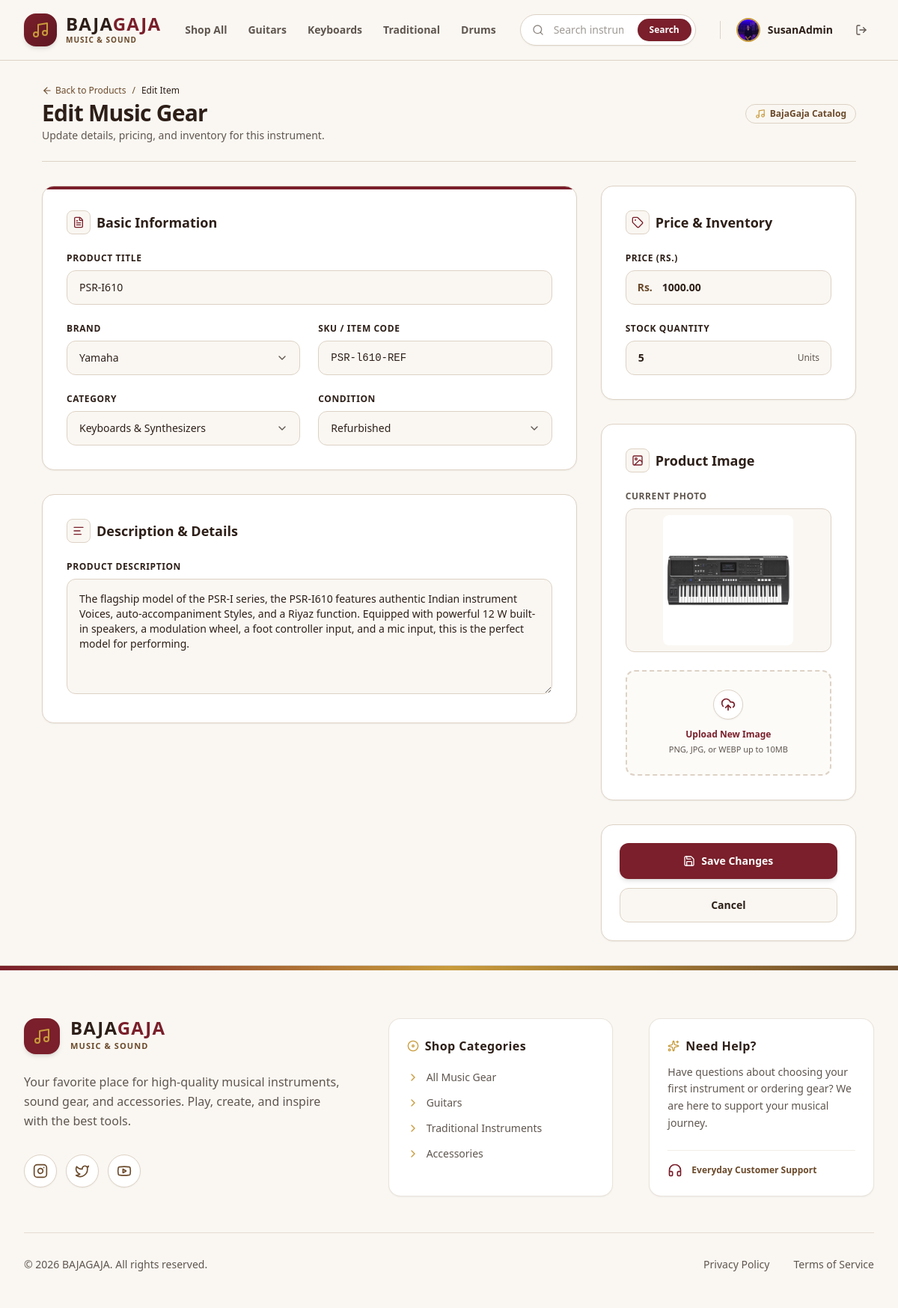
The app's page /products/edit/3/ (signed in), older data.
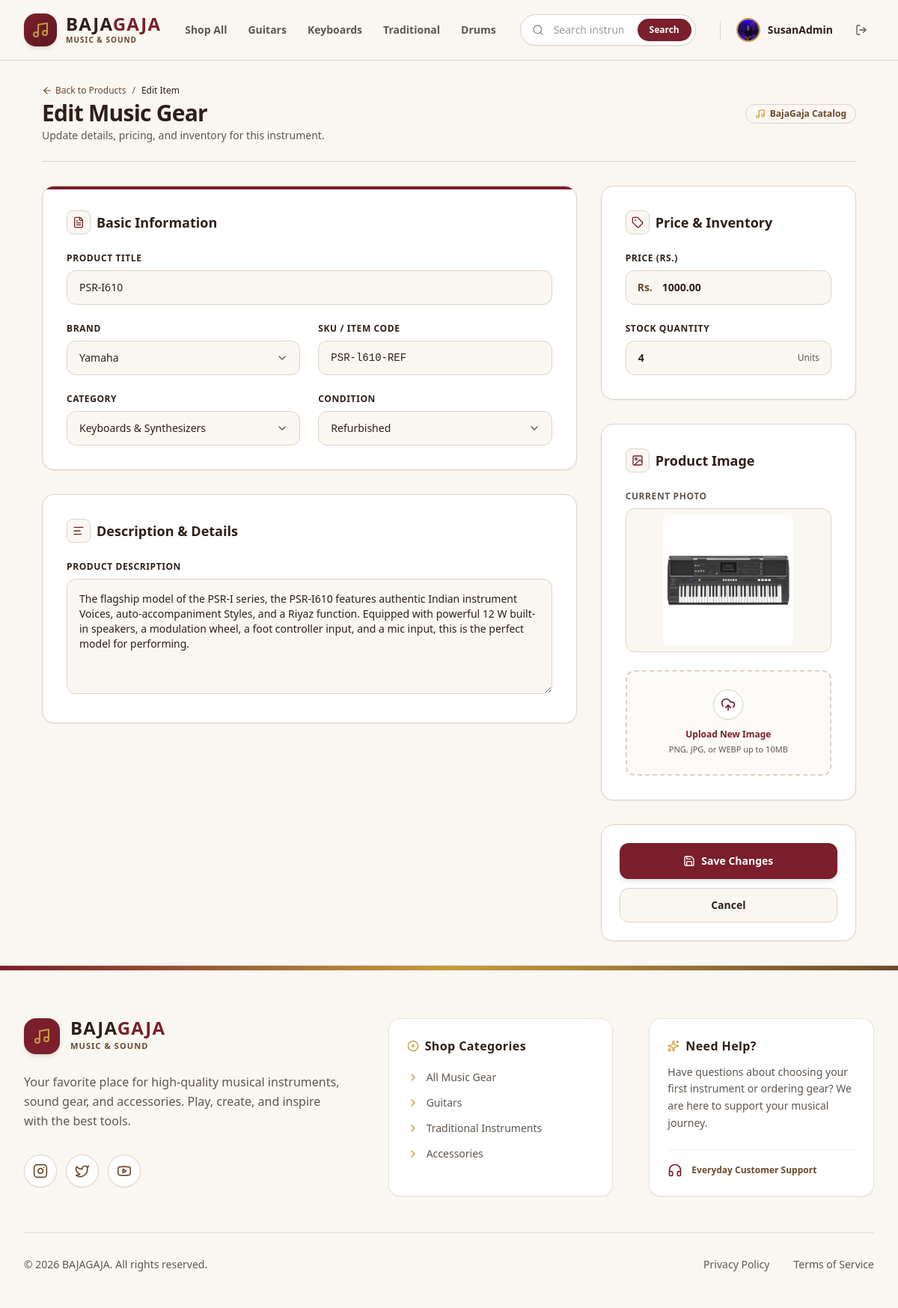
The same page, newer data.
### bg_app/models.py (models this page shows, shortened)
class Product(models.Model):
    class Category(models.TextChoices):
        GUITARS = 'guitars', 'Guitars & Basses'
        KEYBOARDS = 'keyboards', 'Keyboards & Synthesizers'
        DRUMS = 'drums', 'Drums & Percussion'
        TRADITIONAL = 'traditional', 'Traditional & Folk'
        WIND = 'wind', 'Wind & Brass'
        STUDIO = 'studio', 'Studio & Recording'
        AMPS_EFFECTS = 'amps_effects', 'Amps & Effect Pedals'
        ACCESSORIES = 'accessories', 'Accessories & Cables'
    class Condition(models.TextChoices):
        NEW = 'new', 'Brand New (Sealed)'
        REFURBISHED = 'refurbished', 'Factory Refurbished'
        USED = 'used', 'Pre-Owned / Good'
    brand = models.ForeignKey(Brand, on_delete=models.SET_NULL, null=True, related_name='products')
    name = models.CharField(max_length=255)
    category = models.CharField(max_length=20, choices=Category.choices)
    condition = models.CharField(max_length=20, choices=Condition.choices, default=Condition.NEW)
    description = models.TextField()
    price = models.DecimalField(max_digits=10, decimal_places=2)
    stock = models.PositiveIntegerField(default=0)
    product_image = models.ImageField(upload_to='images/products/')
    sku = models.CharField(max_length=100, unique=True, blank=True, null=True)
    is_active = models.BooleanField(default=True)
    created_at = models.DateTimeField(auto_now_add=True)

class Brand(models.Model):
    name = models.CharField(max_length=255, unique=True)
    logo = models.ImageField(upload_to='images/brands/')
    created_at = models.DateTimeField(auto_now_add=True)

### bg_app/views/products_view.py (the view, shortened to what this page needs)
# urls.py: path('products/edit/<int:product_id>/', edit_product_view, name='edit_product'),
@login_required
def edit_product_view(request, product_id):
    product = Product.objects.get(id=product_id)
    brands = Brand.objects.all().order_by('name')
    if not request.user.is_staff:
        messages.error(request, "You are not authorized to access this page.")
        return redirect('/')
    if not product:
        messages.error(request, "Product not found.")
        return redirect('/dashboard/admin/?section=product-management')
    errors = {}
    return render(request, 'main/edit_product_page.html', {'product': product, 'brands': brands})

### bg_app/templates/main/edit_product_page.html (shortened to what the changed rows need)
<!DOCTYPE html>
<html lang="en">
<head>
    {% load static %}
    <link href="{% static 'css/styles.css' %}" rel="stylesheet" />
</head>
<body class="bg-[#FAF7F2] font-sans min-h-screen flex flex-col text-[#5F564F] antialiased">
    <main class="flex-grow py-8 px-4 sm:px-6 lg:px-8 max-w-6xl mx-auto w-full">
        <div class="mb-8 flex flex-col sm:flex-row sm:items-center sm:justify-between gap-4 border-b border-[#DDD2C5] pb-6">
            <div>
                <h1 class="text-2xl sm:text-3xl font-bold text-[#2D1F18] tracking-tight">Edit Music Gear</h1>
            </div>
        </div>
        <form method="POST" enctype="multipart/form-data" class="space-y-8">
            <div class="grid grid-cols-1 lg:grid-cols-3 gap-8">
                <div class="lg:col-span-2 space-y-8">
                    <div class="bg-white rounded-2xl border border-[#DDD2C5] p-6 sm:p-8 shadow-sm relative overflow-hidden">
                        <div class="flex items-center gap-2 mb-6">
                            <h2 class="text-lg font-bold text-[#2D1F18]">Basic Information</h2>
                        </div>
                        <div class="space-y-6">
                            <div>
                                <label for="id_name" class="block text-xs font-bold uppercase tracking-wider text-[#2D1F18] mb-2">Product Title</label>
                                <input type="text" id="id_name" name="name" {% if data %} value="{{ data.name }}" {% else %} value="{{ product.name }}" {% endif %} maxlength="255" placeholder="e.g. Classic Acoustic Guitar" class="w-full bg-[#FAF7F2] border border-[#DDD2C5] rounded-xl px-4 py-3 text-sm text-[#2D1F18] placeholder-[#5F564F]/50 focus:outline-none focus:border-[#7A1F2B] focus:ring-1 focus:ring-[#7A1F2B] transition-all">
                            </div>
                            <div class="grid grid-cols-1 sm:grid-cols-2 gap-6">
                                <div>
                                    <div class="relative">
                                        <select id="id_brand" name="brand" class="w-full bg-[#FAF7F2] border border-[#DDD2C5] rounded-xl px-4 py-3 text-sm text-[#2D1F18] focus:outline-none focus:border-[#7A1F2B] focus:ring-1 focus:ring-[#7A1F2B] transition-all appearance-none cursor-pointer">
                                            {% for brand in brands %}
                                                <option value="{{ brand.id }}" {% if data %} {% if data.brand == brand.id|stringformat:"s" %} selected {% endif %} {% else %} {% if product.brand.id == brand.id %}selected{% endif %} {% endif %} class="bg-white text-[#2D1F18]">{{ brand.name }}</option>
                                            {% endfor %}
                                        </select>
                                        <div class="absolute right-4 top-1/2 -translate-y-1/2 pointer-events-none text-[#5F564F]">
                                        </div>
                                    </div>
                                </div>
                                <div>
                                    <label for="id_sku" class="block text-xs font-bold uppercase tracking-wider text-[#2D1F18] mb-2">SKU / Item Code</label>
                                    <input type="text" id="id_sku" name="sku" {% if data %} value="{{ data.sku }}" {% else %} value="{{ product.sku }}" {% endif %} maxlength="100" placeholder="e.g. BG-GTR-001" class="w-full bg-[#FAF7F2] border border-[#DDD2C5] rounded-xl px-4 py-3 text-sm text-[#2D1F18] placeholder-[#5F564F]/50 focus:outline-none focus:border-[#7A1F2B] focus:ring-1 focus:ring-[#7A1F2B] transition-all font-mono">
                                </div>
                            </div>
                            <div class="grid grid-cols-1 sm:grid-cols-2 gap-6">
                                <div>
                                    <div class="relative">
                                        <select id="id_category" name="category" class="w-full bg-[#FAF7F2] border border-[#DDD2C5] rounded-xl px-4 py-3 text-sm text-[#2D1F18] focus:outline-none focus:border-[#7A1F2B] focus:ring-1 focus:ring-[#7A1F2B] transition-all appearance-none cursor-pointer">
                                            <option value="keyboards" {% if data %} {% if data.category == 'keyboards' %}selected{% endif %} {% else %} {% if product.category == 'keyboards' %}selected{% endif %} {% endif %} class="bg-white text-[#2D1F18]">Keyboards &amp; Synthesizers</option>
                                        </select>
                                        <div class="absolute right-4 top-1/2 -translate-y-1/2 pointer-events-none text-[#5F564F]">
                                        </div>
                                    </div>
                                </div>
                                <div>
                                    <div class="relative">
                                        <select id="id_condition" name="condition" class="w-full bg-[#FAF7F2] border border-[#DDD2C5] rounded-xl px-4 py-3 text-sm text-[#2D1F18] focus:outline-none focus:border-[#7A1F2B] focus:ring-1 focus:ring-[#7A1F2B] transition-all appearance-none cursor-pointer">
                                            <option value="refurbished" {% if data %} {% if data.condition == 'refurbished' %}selected{% endif %} {% else %} {% if product.condition == 'refurbished' %}selected{% endif %} {% endif %} class="bg-white text-[#2D1F18]">Refurbished</option>
                                        </select>
                                        <div class="absolute right-4 top-1/2 -translate-y-1/2 pointer-events-none text-[#5F564F]">
                                        </div>
                                    </div>
                                </div>
                            </div>
                        </div>
                    </div>
                    <div class="bg-white rounded-2xl border border-[#DDD2C5] p-6 sm:p-8 shadow-sm">
                        <div class="flex items-center gap-2 mb-6">
                            <h2 class="text-lg font-bold text-[#2D1F18]">Description &amp; Details</h2>
                        </div>
                        <div>
                            <label for="id_description" class="block text-xs font-bold uppercase tracking-wider text-[#2D1F18] mb-2">Product Description</label>
                            <textarea id="id_description" name="description" rows="6" placeholder="Describe sound quality, specifications, materials, and features..." class="w-full bg-[#FAF7F2] border border-[#DDD2C5] rounded-xl p-4 text-sm text-[#2D1F18] placeholder-[#5F564F]/50 focus:outline-none focus:border-[#7A1F2B] focus:ring-1 focus:ring-[#7A1F2B] transition-all resize-y font-sans">{% if data %}{{ data.description }}{% else %}{{ product.description }}{% endif %}</textarea>
                        </div>
                    </div>
                </div>
                <div class="space-y-8">
                    <div class="bg-white rounded-2xl border border-[#DDD2C5] p-6 sm:p-8 shadow-sm">
                        <div class="flex items-center gap-2 mb-6">
                            <h2 class="text-lg font-bold text-[#2D1F18]">Price &amp; Inventory</h2>
                        </div>
                        <div class="space-y-6">
                            <div>
                                <div class="relative">
                                    <span class="absolute left-4 top-1/2 -translate-y-1/2 text-sm font-semibold text-[#6B4A2B]">Rs.</span>
                                    <input type="number" id="id_price" name="price" step="0.01" min="0" {% if data %} value="{{ data.price }}" {% else %} value="{{ product.price|stringformat:".2f" }}" {% endif %} placeholder="0.00" class="w-full bg-[#FAF7F2] border border-[#DDD2C5] rounded-xl pl-12 pr-4 py-3 text-sm text-[#2D1F18] font-bold focus:outline-none focus:border-[#7A1F2B] focus:ring-1 focus:ring-[#7A1F2B] transition-all">
                                </div>
                            </div>
                            <div>
                                <div class="relative">
                                    <input type="number" id="id_stock" name="stock" min="0" {% if data %} value="{{ data.stock }}" {% else %} value="{{ product.stock }}" {% endif %} placeholder="0" class="w-full bg-[#FAF7F2] border border-[#DDD2C5] rounded-xl px-4 py-3 text-sm text-[#2D1F18] font-bold focus:outline-none focus:border-[#7A1F2B] focus:ring-1 focus:ring-[#7A1F2B] transition-all">
                                    <div class="absolute right-4 top-1/2 -translate-y-1/2 text-xs font-medium text-[#5F564F]">Units</div>
                                </div>
                            </div>
                        </div>
                    </div>
                    <div class="bg-white rounded-2xl border border-[#DDD2C5] p-6 sm:p-8 shadow-sm image-upload-wrapper">
                        <div class="flex items-center gap-2 mb-6">
                            <h2 class="text-lg font-bold text-[#2D1F18]">Product Image</h2>
                        </div>
                        {% if product.product_image %}
                            <div class="mb-6">
                                <span class="block text-xs font-bold uppercase tracking-wider text-[#5F564F] mb-2">Current Photo</span>
                                <div class="relative w-full h-48 rounded-xl bg-[#FAF7F2] border border-[#DDD2C5] p-2 flex items-center justify-center overflow-hidden">
                                    <img src="{{ product.product_image.url }}" alt="{{ product.name }}" class="max-w-full max-h-full object-contain rounded-lg">
                                </div>
                            </div>
                        {% endif %}
                    </div>
                </div>
            </div>
        </form>
    </main>
</body>
</html>

Row changes from the older to the newer data that the page shows:
changed Product "PSR-I610": stock "5" → "4"
